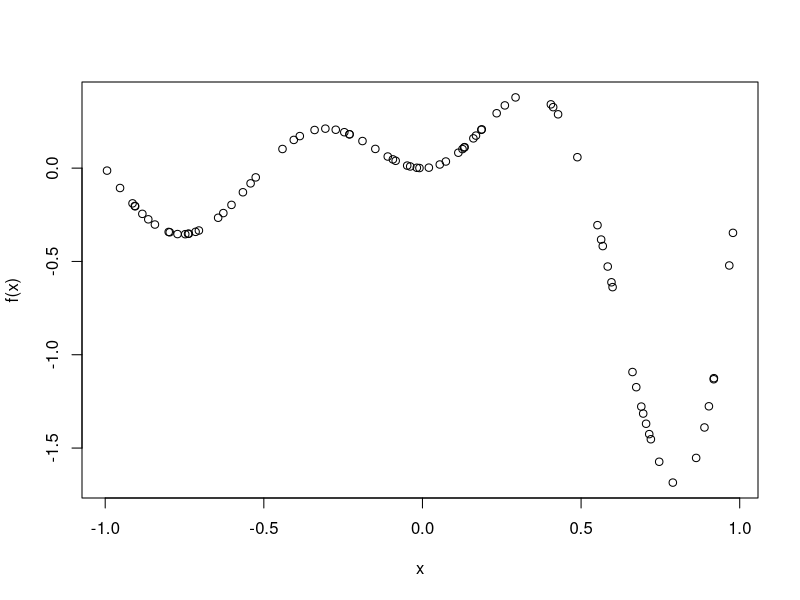
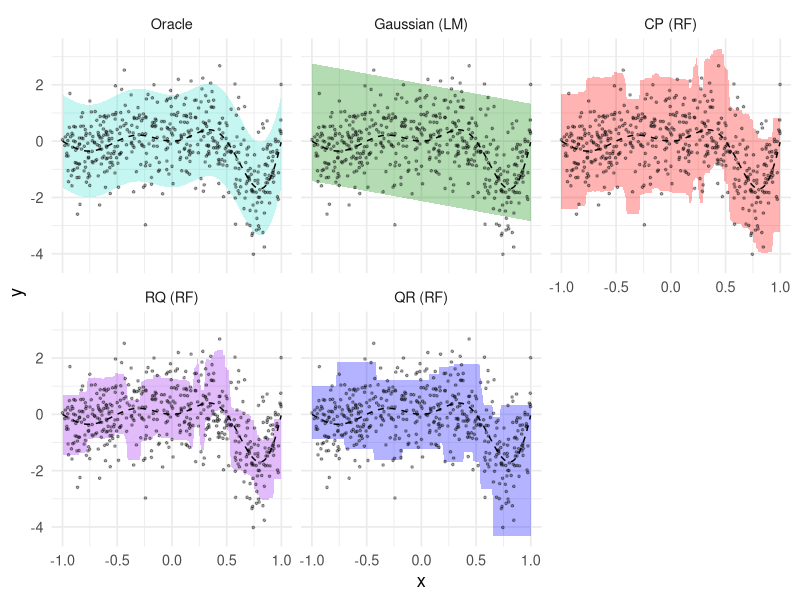

R code for these plots, in order:
# ============================================================
# Nonlinear model:
# Prediction intervals
# ============================================================

library(ranger)
library(ggplot2)
library(dplyr)

# =============================
# Setup
# =============================
n <- 80

alpha <- 0.1
z <- qnorm(1 - alpha/2)

# =============================
# True regression function
# =============================
f <- function(x) {
  x*exp(x)*sin(2*pi*x)
}
x <- runif(n, -1, 1)
plot(x,f(x))

sigma <- 1

# =============================
# Data generation
# =============================
gen_data <- function(n) {
  
  x <- runif(n, -1, 1)
  
  y <- f(x) + rnorm(n, sd = sigma)
  
  data.frame(x = x, y = y)
}

# split
n_train <- n/2
n_cal   <- n/2

train <- gen_data(n_train)
cal   <- gen_data(n_cal)
test  <- gen_data(500)

# ============================================================
# MODELS
# ============================================================

# =============================
# Linear model
# =============================
lm_fit <- lm(y ~ x, data = train)

lm_pred_train <- predict(lm_fit, train)
lm_pred_test  <- predict(lm_fit, test)

# =============================
# Random Forest
# =============================
rf_fit <- ranger(
  y ~ x,
  data = train,
  quantreg = TRUE,
  num.trees = 500,
  min.node.size = 10
)

# RF mean predictions
rf_mean_train <- predict(rf_fit, train)$predictions
rf_mean_cal   <- predict(rf_fit, cal)$predictions
rf_mean_test  <- predict(rf_fit, test)$predictions

# RF quantile predictions
rf_quant_test <- predict(
  rf_fit,
  test,
  type = "quantiles",
  quantiles = c(alpha/2, 1-alpha/2)
)$predictions

# ============================================================
# INTERVALS
# ============================================================

# =============================
# Oracle
# =============================
oracle_l <- f(test$x) - z*sigma
oracle_u <- f(test$x) + z*sigma

# =============================
# Gaussian LM
# =============================
sigma_hat <- sqrt(mean((train$y - lm_pred_train)^2))

gauss_l <- lm_pred_test - z*sigma_hat
gauss_u <- lm_pred_test + z*sigma_hat

# =============================
# CP RF
# =============================
k <- ceiling((n_cal + 1)*(1 - alpha))

q_cp <- sort(abs(cal$y - rf_mean_cal))[k]

cp_l <- rf_mean_test - q_cp
cp_u <- rf_mean_test + q_cp

# =============================
# RQ RF
# =============================
res_rf <- train$y - rf_mean_train

q_lo_rq <- quantile(res_rf, alpha/2)
q_hi_rq <- quantile(res_rf, 1 - alpha/2)

rq_l <- rf_mean_test + q_lo_rq
rq_u <- rf_mean_test + q_hi_rq

# =============================
# QR RF
# =============================
qr_l <- rf_quant_test[,1]
qr_u <- rf_quant_test[,2]

# ============================================================
# PLOT DATA
# ============================================================

ord <- order(test$x)

df_plot <- bind_rows(
  
  data.frame(
    x = test$x[ord],
    y = test$y[ord],
    l = oracle_l[ord],
    u = oracle_u[ord],
    method = "Oracle"
  ),
  
  data.frame(
    x = test$x[ord],
    y = test$y[ord],
    l = gauss_l[ord],
    u = gauss_u[ord],
    method = "Gaussian (LM)"
  ),
  
  data.frame(
    x = test$x[ord],
    y = test$y[ord],
    l = cp_l[ord],
    u = cp_u[ord],
    method = "CP (RF)"
  ),
  
  data.frame(
    x = test$x[ord],
    y = test$y[ord],
    l = rq_l[ord],
    u = rq_u[ord],
    method = "RQ (RF)"
  ),
  
  data.frame(
    x = test$x[ord],
    y = test$y[ord],
    l = qr_l[ord],
    u = qr_u[ord],
    method = "QR (RF)"
  )
)

# ============================================================
# ORDER
# ============================================================

df_plot$method <- factor(
  df_plot$method,
  levels = c(
    "Oracle",
    "Gaussian (LM)",
    "CP (RF)",
    "RQ (RF)",
    "QR (RF)"
  )
)

# ============================================================
# COLORS
# ============================================================

fill_cols <- c(
  "Oracle"   = "turquoise",
  "Gaussian (LM)" = "green4",
  "CP (RF)"       = "red",
  "RQ (RF)"       = "purple",
  "QR (RF)"       = "blue"
)

# ============================================================
# PLOT
# ============================================================

ggplot(df_plot, aes(x = x)) +
  
  geom_ribbon(
    aes(ymin = l,
        ymax = u,
        fill = method),
    alpha = 0.3
  ) +
  
  geom_point(
    aes(y = y),
    size = 0.6,
    alpha = 0.35
  ) +
  
  geom_line(
    aes(y = f(x)),
    linetype = "dashed"
  ) +
  
  facet_wrap(~ method, ncol = 3) +
  
  scale_fill_manual(values = fill_cols) +
  
  labs(x = "x",
    y = "y"
  ) +
  
  theme_minimal(base_size = 13) +
  
  theme(
    legend.position = "none"
  )
